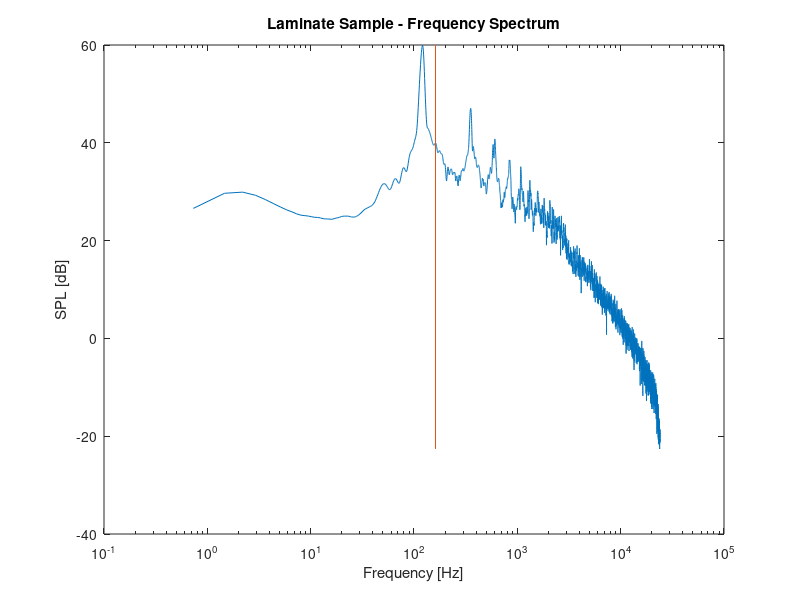

This figure's MATLAB source: (Note: this script raises an error after producing the figure.)
clc
clear

%Read in from file
fid = fopen('laminated-averaged.txt','r');

data = textscan(fid, '%f %f %f','CommentStyle','*');
f = data{1};
dB = data{2};
fclose(fid);

%Solution data
ElmerFreqs = [
161.40
737.76
825.65
893.67
2188.59
2208.46

];

%Plot
figure(1)
p1 = semilogx(f,dB);
xlabel('Frequency [Hz]')
ylabel('SPL [dB]')
title('Laminate Sample - Frequency Spectrum')

for i = 1:length(ElmerFreqs)
   l1=  line([ElmerFreqs(i) ElmerFreqs(i)], [min(dB) max(dB)]);
   l1.Color = 'k';
   l1.LineWidth = 2;
   l1.LineStyle = '--';
end

legend([p1,l1],{'Data','Elmer Solutions'})
ylim([min(dB),max(dB)]);
xlim([min(f),max(f)]);

%fn vs n
figure(2)
plot(1:length(ElmerFreqs),ElmerFreqs,'--bo');
xlabel('Mode Number n')
ylabel('Natural Frequency [Hz]')
title('Laminate Sample - Natural Frequencies')
xticks([1,2,3,4,5,6])
legend('Elmer Solutions')